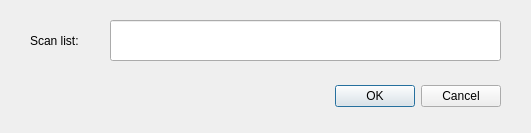
<?xml version="1.0" encoding="UTF-8"?>
<ui version="4.0">
 <class>range_dialog</class>
 <widget class="QDialog" name="range_dialog">
  <property name="geometry">
   <rect>
    <x>0</x>
    <y>0</y>
    <width>531</width>
    <height>133</height>
   </rect>
  </property>
  <property name="windowTitle">
   <string>Add scans by numbers</string>
  </property>
  <widget class="QDialogButtonBox" name="buttonBox">
   <property name="geometry">
    <rect>
     <x>30</x>
     <y>80</y>
     <width>471</width>
     <height>32</height>
    </rect>
   </property>
   <property name="orientation">
    <enum>Qt::Horizontal</enum>
   </property>
   <property name="standardButtons">
    <set>QDialogButtonBox::Cancel|QDialogButtonBox::Ok</set>
   </property>
  </widget>
  <widget class="QLabel" name="label">
   <property name="geometry">
    <rect>
     <x>30</x>
     <y>30</y>
     <width>66</width>
     <height>21</height>
    </rect>
   </property>
   <property name="text">
    <string>Scan list:</string>
   </property>
  </widget>
  <widget class="QLineEdit" name="range_edit">
   <property name="geometry">
    <rect>
     <x>110</x>
     <y>20</y>
     <width>391</width>
     <height>41</height>
    </rect>
   </property>
   <property name="toolTip">
    <string>&lt;html&gt;&lt;head/&gt;&lt;body&gt;&lt;p&gt;Enter scan numbers as comma separated list. Ranges can be include using a dash (or minus symbol).&lt;/p&gt;&lt;p&gt;&lt;br/&gt;&lt;/p&gt;&lt;p&gt;The files will be found using the DLS info and the directories of any scan files already added&lt;/p&gt;&lt;p&gt;&lt;br/&gt;&lt;/p&gt;&lt;/body&gt;&lt;/html&gt;</string>
   </property>
  </widget>
 </widget>
 <resources/>
 <connections>
  <connection>
   <sender>buttonBox</sender>
   <signal>accepted()</signal>
   <receiver>range_dialog</receiver>
   <slot>accept()</slot>
   <hints>
    <hint type="sourcelabel">
     <x>248</x>
     <y>254</y>
    </hint>
    <hint type="destinationlabel">
     <x>157</x>
     <y>274</y>
    </hint>
   </hints>
  </connection>
  <connection>
   <sender>buttonBox</sender>
   <signal>rejected()</signal>
   <receiver>range_dialog</receiver>
   <slot>reject()</slot>
   <hints>
    <hint type="sourcelabel">
     <x>316</x>
     <y>260</y>
    </hint>
    <hint type="destinationlabel">
     <x>286</x>
     <y>274</y>
    </hint>
   </hints>
  </connection>
 </connections>
</ui>
